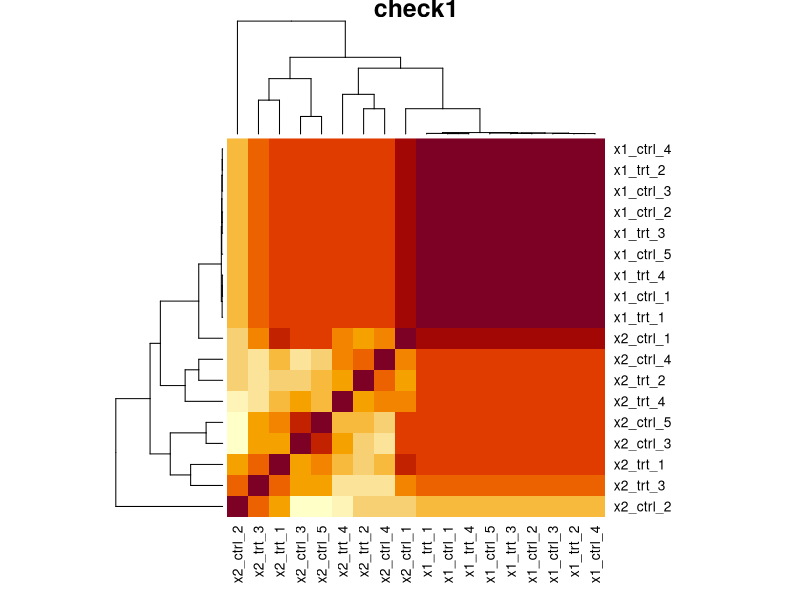
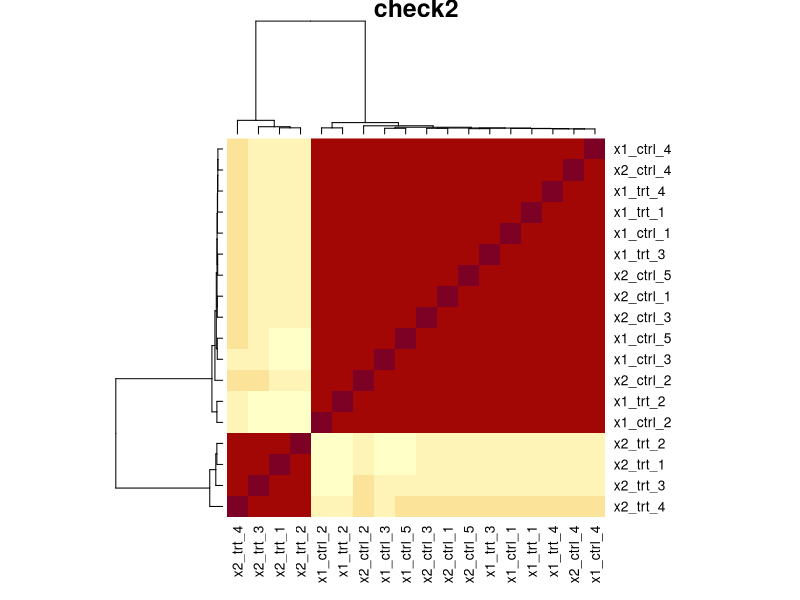
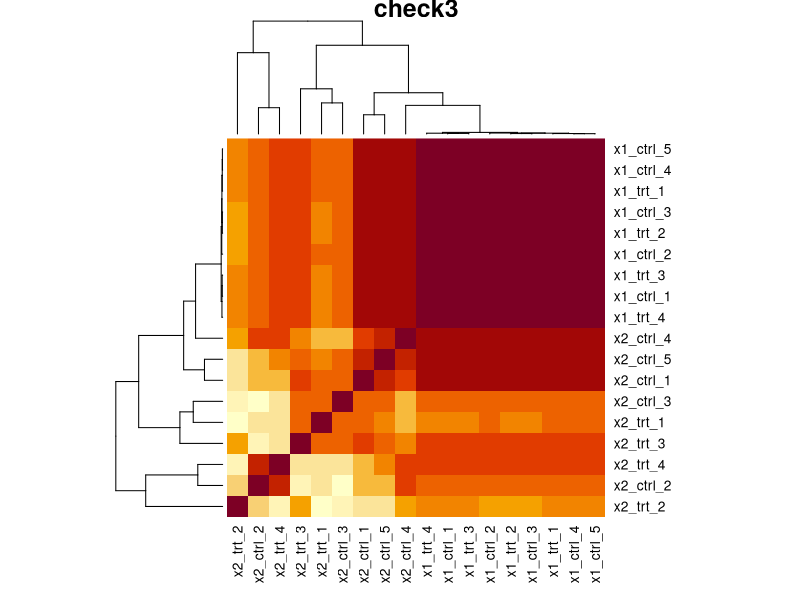

Source code (R) for these figures, in order: (Note: this script raises an error after producing the figures.)
library(edgeR)
library(tidyverse)
library(parallel)

#a is orig expression data
a<-read.table("start_data/ERR2539161/ERR2539161.se.tsv")

########################################
# simulate some gene exression data
########################################
#inputs=(a,N_REPS,SUM_COUNT,
simrna<-function(a,N_REPS,SUM_COUNT,VARIANCE,FRAC_DE,FC) {
#N_REPS=5 ; SUM_COUNT=10000000 ; VARIANCE=0.1 ; FRAC_DE=0.1 ; FC=3
df = NULL
for (k in paste0("data",1:(N_REPS*2)))  {
        b<-thinCounts(a,target.size=SUM_COUNT)
        colnames(b)=k
        df = cbind(df,b)
     }
#Number of differential genes
NDIF=round(nrow(df)*FRAC_DE)

if (VARIANCE>0) {
  #create some random values centred around 1 with some% error
  rand<-matrix(log2(rnorm(nrow(a)*N_REPS*2 , 2, VARIANCE)),ncol=N_REPS*2)
  #incorporate the noise
  df<-round(df*rand)
  #set any negative counts to zero
  df<-apply(df, 2, function(x) {ifelse(x < 0, 0, x)})
} 

if (NDIF>0) {
  message("prep fold changes")
  #Make even
  if ( NDIF%%2==1 ) { print("odd") ; NDIF=NDIF-1 }
  #sample DE genes
  DE_LIST<-sample(rownames(df) , NDIF)
  #split list in half
  UP_DE<-sample(DE_LIST,length(DE_LIST)/2)
  DN_DE<-setdiff(DE_LIST,UP_DE)
  #reformat as df and add fold change
  UP_DE<-as.data.frame(UP_DE)
  UP_DE$V1<-2^FC
  colnames(UP_DE)=c("Gene","FC")
  DN_DE<-as.data.frame(DN_DE)
  DN_DE$V1<-2^-FC
  colnames(DN_DE)=c("Gene","FC")
  ALL_DE<-rbind(DN_DE,UP_DE)
  #Go back to list for downstream work
  UP_DE<-UP_DE$Gene
  DN_DE<-DN_DE$Gene
  message("incorporate changes")
  df2<-merge(df,ALL_DE,by.x=0,by.y="Gene",all.x=T)
  df2[is.na(df2)] <- 1
  rownames(df2)<-df2$Row.names
  df2$Row.names=NULL
} else {
  df2<-as.data.frame( df )
  df2$FC<- 1
  UP_DE=NULL
  DN_DE=NULL
}
ODD_COLS=(2:(ncol(df2)-1))[c(TRUE,FALSE)]
EVEN_COLS=(2:(ncol(df2)-1))[c(FALSE,TRUE)]
controls<-df2[,ODD_COLS]
colnames(controls)=paste0( "ctrl_" ,1:ncol(controls) )
treatments<-round(df2[,EVEN_COLS]*df2$FC)
colnames(treatments)=paste0( "trt_" ,1:ncol(treatments) )
x<-cbind(controls,treatments)
rownames(x)=rownames(df2)
#filter out genes that are not expressed
x<- x[which(rowSums(x)/ncol(x)>10),]
UP_DE<-intersect(UP_DE,rownames(x))
DN_DE<-intersect(DN_DE,rownames(x))
xx <- list("x" = x, "UP_DE" = UP_DE, "DN_DE" = DN_DE )

xx
}
#simrna(a,N_REPS,SUM_COUNT,VARIANCE,FRAC_DE,FC)
#working examples
#xx<-simrna(a,5,10000000,0.2,20)  
#xxx<-lapply(list(a,a,a), simrna, 5, 10000000, 0.2, 20)
#xxx<-replicate(2,simrna(a,5,10000000,0.2,20))

#Thanks Gray Calhoun gcalhoun@iastate.edu for the following function
RepParallel <- function(n, expr, simplify = "array",...) {
      answer <-
        mclapply(integer(n), eval.parent(substitute(function(...) expr)),...)
      if (!identical(simplify, FALSE) && length(answer)) 
        return(simplify2array(answer, higher = (simplify == "array")))
      else return(answer)
    }
#xxx<-RepParallel(10,simrna(a,5,10000000,0.2,20), simplify=F, mc.cores = detectCores() )

#################################################
# define edgeR function
##################################################
edger<-function(y) {
res=NULL
label="simulate"
samplesheet<-as.data.frame(colnames(y))
colnames(samplesheet)="sample"
samplesheet$trt<-as.numeric(grepl("trt",colnames(y)))
design<-model.matrix(~samplesheet$trt)
rownames(design)=samplesheet$sample
y<-y[which(rowSums(y)/ncol(y)>=(10)),]
z<-DGEList(counts=y)
z<-calcNormFactors(z)
z<-estimateDisp(z, design,robust=TRUE,prior.df=1)
fit<-glmFit(z, design)
lrt<-glmLRT(fit)
dge<-as.data.frame(topTags(lrt,n=Inf))
dge$dispersion<-lrt$dispersion
dge<-merge(dge,lrt$fitted.values,by='row.names')
rownames(dge)=dge$Row.names
dge$Row.names=NULL
dge<-merge(dge,z$counts,by='row.names')
dge<-dge[order(dge$PValue),]
dge2<-subset(dge,FDR<0.05)

up_de<-dge2[which(dge2$logFC>1),1]
dn_de<-dge2[which(dge2$logFC<1),1]

res <- list("dge" = dge, "up_de" = up_de, "dn_de" = dn_de)
res
}

##################################
# aggregate script
##################################
agg_edger<-function(a,N_REPS,SUM_COUNT,VARIANCE,FRAC_DE,FC,SIMS) {
#N_REPS=5 ; SUM_COUNT=10000000 ; VARIANCE=0.3 ; FRAC_DE=0.2 ; FC=1 ; SIMS=10
xxx<-RepParallel(SIMS,simrna(a,N_REPS,SUM_COUNT,VARIANCE,FRAC_DE,FC), simplify=F, mc.cores = detectCores() )
dge<-mclapply( sapply(xxx,"[",1) , edger, mc.cores = detectCores() )
ups<-sapply(xxx,"[",2)
dns<-sapply(xxx,"[",3)
ups_edger<-sapply(dge,"[",2)
dns_edger<-sapply(dge,"[",3)
true_pos_up<-as.numeric(mapply( function(x,y) length(intersect(x,y)) , ups ,  ups_edger ))
true_pos_dn<-as.numeric(mapply( function(x,y) length(intersect(x,y)) , dns ,  dns_edger ))
true_pos<-true_pos_up+true_pos_dn
false_pos_up<-as.numeric(mapply( function(x,y) length(setdiff(x,y)) , ups_edger ,  ups ))
false_pos_dn<-as.numeric(mapply( function(x,y) length(setdiff(x,y)) , dns_edger , dns ))
false_pos<-false_pos_up+false_pos_dn
false_neg_up<-as.numeric(mapply( function(x,y) length(setdiff(x,y)) , ups ,  ups_edger ))
false_neg_dn<-as.numeric(mapply( function(x,y) length(setdiff(x,y)) , dns ,  dns_edger ))
false_neg<-false_neg_up+false_neg_dn
nrows<-as.numeric(lapply( sapply(xxx,"[",1 ), nrow))
true_neg<-nrows-(true_pos+false_pos+false_neg)
edger_res<-cbind(true_pos,false_pos,true_neg,false_neg)
edger_res
}
#res1<-agg_edger(a,N_REPS,SUM_COUNT,VARIANCE,FRAC_DE,FC,SIMS)


#sanity checks
pdf(file="sanity_check.pdf")
x1<-simrna(a,5,10000000,0,0,0)
colnames(x1$x)<-paste("x1",colnames(x1$x),sep="_")
x2<-simrna(a,5,10000000,1,0,0)
colnames(x2$x)<-paste("x2",colnames(x2$x),sep="_")
xx<-merge(x1$x,x2$x,by=0)
heatmap(cor(xx[,2:ncol(xx)]),scale="none",main="check1")

x1<-simrna(a,5,10000000,0,0,0)
colnames(x1$x)<-paste("x1",colnames(x1$x),sep="_")
x2<-simrna(a,5,10000000,0,0.1,1)
colnames(x2$x)<-paste("x2",colnames(x2$x),sep="_")
xx<-merge(x1$x,x2$x,by=0)
heatmap(cor(xx[,2:ncol(xx)]),scale="none",main="check2")

x1<-simrna(a,5,10000000,0,0,0)
colnames(x1$x)<-paste("x1",colnames(x1$x),sep="_")
x2<-simrna(a,5,10000000,1,0.1,1)
colnames(x2$x)<-paste("x2",colnames(x2$x),sep="_")
xx<-merge(x1$x,x2$x,by=0)
heatmap(cor(xx[,2:ncol(xx)]),scale="none",main="check3")
dev.off()

###############################################
# 10M reads
###############################################
# No DE just adding noise
res0<-agg_edger(a,5,10000000,0,   0,0,10)
res1<-agg_edger(a,5,10000000,0.2, 0,0,10)
res2<-agg_edger(a,5,10000000,0.4, 0,0,10)
res3<-agg_edger(a,5,10000000,0.6, 0,0,10)
res4<-agg_edger(a,5,10000000,0.8, 0,0,10)
res <- list("v0"=res0,"v0.2"=res1,"v0.4"=res2,"v0.6"=res3,"v0.8"=res4)
#lapply( res_0de , colMeans)
smm<-t(matrix(unlist(lapply( res , colMeans)),nrow=4))
colnames(smm)=c("true_pos","false_pos","true_neg","false_neg")
rownames(smm)=c("v0","v0.2","v0.4","v0.6","v0.8")
smm<-as.data.frame(smm)
smm$p<-smm$true_pos/(smm$true_pos+smm$false_pos)
smm$r<-smm$true_pos/(smm$true_pos+smm$false_neg)
smm$f<-2*smm$p*smm$r/(smm$p+smm$r)
smm_0de<-smm

res0<-agg_edger(a,5,10000000,0,   0.05,1,10)
res1<-agg_edger(a,5,10000000,0.2, 0.05,1,10)
res2<-agg_edger(a,5,10000000,0.4, 0.05,1,10)
res3<-agg_edger(a,5,10000000,0.6, 0.05,1,10)
res4<-agg_edger(a,5,10000000,0.8, 0.05,1,10)
res <- list("v0"=res0,"v0.2"=res1,"v0.4"=res2,"v0.6"=res3,"v0.8"=res4)
#lapply( res_0de , colMeans)
smm<-t(matrix(unlist(lapply( res , colMeans)),nrow=4))
colnames(smm)=c("true_pos","false_pos","true_neg","false_neg")
rownames(smm)=c("v0","v0.2","v0.4","v0.6","v0.8")
smm<-as.data.frame(smm)
smm$p<-smm$true_pos/(smm$true_pos+smm$false_pos)
smm$r<-smm$true_pos/(smm$true_pos+smm$false_neg)
smm$f<-2*smm$p*smm$r/(smm$p+smm$r)
smm_1de<-smm

res0<-agg_edger(a,5,10000000,0,   0.1,1,10)
res1<-agg_edger(a,5,10000000,0.2, 0.1,1,10)
res2<-agg_edger(a,5,10000000,0.4, 0.1,1,10)
res3<-agg_edger(a,5,10000000,0.6, 0.1,1,10)
res4<-agg_edger(a,5,10000000,0.8, 0.1,1,10)
res <- list("v0"=res0,"v0.2"=res1,"v0.4"=res2,"v0.6"=res3,"v0.8"=res4)
#lapply( res_0de , colMeans)
smm<-t(matrix(unlist(lapply( res , colMeans)),nrow=4))
colnames(smm)=c("true_pos","false_pos","true_neg","false_neg")
rownames(smm)=c("v0","v0.2","v0.4","v0.6","v0.8")
smm<-as.data.frame(smm)
smm$p<-smm$true_pos/(smm$true_pos+smm$false_pos)
smm$r<-smm$true_pos/(smm$true_pos+smm$false_neg)
smm$f<-2*smm$p*smm$r/(smm$p+smm$r)
smm_2de<-smm

res0<-agg_edger(a,5,10000000,0,   0.25,1,10)
res1<-agg_edger(a,5,10000000,0.2, 0.25,1,10)
res2<-agg_edger(a,5,10000000,0.4, 0.25,1,10)
res3<-agg_edger(a,5,10000000,0.6, 0.25,1,10)
res4<-agg_edger(a,5,10000000,0.8, 0.25,1,10)
res <- list("v0"=res0,"v0.2"=res1,"v0.4"=res2,"v0.6"=res3,"v0.8"=res4)
#lapply( res_0de , colMeans)
smm<-t(matrix(unlist(lapply( res , colMeans)),nrow=4))
colnames(smm)=c("true_pos","false_pos","true_neg","false_neg")
rownames(smm)=c("v0","v0.2","v0.4","v0.6","v0.8")
smm<-as.data.frame(smm)
smm$p<-smm$true_pos/(smm$true_pos+smm$false_pos)
smm$r<-smm$true_pos/(smm$true_pos+smm$false_neg)
smm$f<-2*smm$p*smm$r/(smm$p+smm$r)
smm_3de<-smm

smm_10m <- list("smm_0de"=smm_0de,"smm_1de"=smm_1de,"smm_2de"=smm_2de,"smm_3de"=smm_3de)
save.image(file="simde.RData")

pdf(file="10Mreads.pdf")
par(mfrow=c(2,4))

barplot(prop.table(as.matrix(t(apply(smm_0de[,1:4],2,rev))),2),las=1,
 ylab="Added noise",horiz=T,xlab="Gene proportion",main="10M reads no DGEs",
 legend.text = TRUE,args.legend=list(x="topright",bty="n",inset=c(-0.05, 0)))

barplot(prop.table(as.matrix(t(apply(smm_1de[,1:4],2,rev))),2),las=1,
 ylab="Added noise",horiz=T,xlab="Gene proportion",main="10M reads 5% DGEs",
 legend.text = FALSE,args.legend=list(x="topright",bty="n",inset=c(-0.05, 0)))

barplot(prop.table(as.matrix(t(apply(smm_2de[,1:4],2,rev))),2),las=1,
 ylab="Added noise",horiz=T,xlab="Gene proportion",main="10M reads 10% DGEs",
 legend.text = FALSE,args.legend=list(x="topright",bty="n",inset=c(-0.05, 0)))

barplot(prop.table(as.matrix(t( apply(smm_3de[,1:4],2,rev) )),2),las=1,
 ylab="Added noise",horiz=T,xlab="Gene proportion",main="10M reads 25% DGEs",
 legend.text = FALSE,args.legend=list(x="topright",bty="n",inset=c(-0.05, 0)))

dotchart(rev(smm_0de$f),pch=19,labels=rev(rownames(smm)),xlim=c(0,1),main="10M reads no DGEs")
legend("topright", pch = c(19,19,19), col = c("black", "red", "blue"),legend = c("F1","p","r"))
points(rev(smm_0de$p),1:5,pch=19,col="red")
points(rev(smm_0de$r),1:5,pch=19,col="blue")
points(rev(smm_0de$f),1:5,pch=19,col="black")

dotchart(rev(smm_1de$f),pch=19,labels=rev(rownames(smm)),xlim=c(0,1),main="10M reads 5% DGEs")
#legend("topright", pch = c(19,19,19), col = c("black", "red", "blue"),legend = c("F1","p","r"))
points(rev(smm_1de$p),1:5,pch=19,col="red")
points(rev(smm_1de$r),1:5,pch=19,col="blue")
points(rev(smm_1de$f),1:5,pch=19,col="black")

dotchart(rev(smm_2de$f),pch=19,labels=rev(rownames(smm)),xlim=c(0,1),main="10M reads 10% DGEs")
#legend("topright", pch = c(19,19,19), col = c("black", "red", "blue"),legend = c("F1","p","r"))
points(rev(smm_2de$p),1:5,pch=19,col="red")
points(rev(smm_2de$r),1:5,pch=19,col="blue")
points(rev(smm_2de$f),1:5,pch=19,col="black")

dotchart(rev(smm_3de$f),pch=19,labels=rev(rownames(smm)),xlim=c(0,1),main="10M reads 25% DGEs")
#legend("topright", pch = c(19,19,19), col = c("black", "red", "blue"),legend = c("F1","p","r"))
points(rev(smm_3de$p),1:5,pch=19,col="red")
points(rev(smm_3de$r),1:5,pch=19,col="blue")
points(rev(smm_3de$f),1:5,pch=19,col="black")

dev.off()

###############################################
# 100M reads
###############################################

# No DE just adding noise
res0<-agg_edger(a,5,100000000,0,   0,0,10)
res1<-agg_edger(a,5,100000000,0.2, 0,0,10)
res2<-agg_edger(a,5,100000000,0.4, 0,0,10)
res3<-agg_edger(a,5,100000000,0.6, 0,0,10)
res4<-agg_edger(a,5,100000000,0.8, 0,0,10)
res <- list("v0"=res0,"v0.2"=res1,"v0.4"=res2,"v0.6"=res3,"v0.8"=res4)
#lapply( res_0de , colMeans)
smm<-t(matrix(unlist(lapply( res , colMeans)),nrow=4))
colnames(smm)=c("true_pos","false_pos","true_neg","false_neg")
rownames(smm)=c("v0","v0.2","v0.4","v0.6","v0.8")
smm<-as.data.frame(smm)
smm$p<-smm$true_pos/(smm$true_pos+smm$false_pos)
smm$r<-smm$true_pos/(smm$true_pos+smm$false_neg)
smm$f<-2*smm$p*smm$r/(smm$p+smm$r)
smm_0de<-smm

res0<-agg_edger(a,5,100000000,0,   0.05,1,10)
res1<-agg_edger(a,5,100000000,0.2, 0.05,1,10)
res2<-agg_edger(a,5,100000000,0.4, 0.05,1,10)
res3<-agg_edger(a,5,100000000,0.6, 0.05,1,10)
res4<-agg_edger(a,5,100000000,0.8, 0.05,1,10)
res <- list("v0"=res0,"v0.2"=res1,"v0.4"=res2,"v0.6"=res3,"v0.8"=res4)
smm<-t(matrix(unlist(lapply( res , colMeans)),nrow=4))
colnames(smm)=c("true_pos","false_pos","true_neg","false_neg")
rownames(smm)=c("v0","v0.2","v0.4","v0.6","v0.8")
smm<-as.data.frame(smm)
smm$p<-smm$true_pos/(smm$true_pos+smm$false_pos)
smm$r<-smm$true_pos/(smm$true_pos+smm$false_neg)
smm$f<-2*smm$p*smm$r/(smm$p+smm$r)
smm_1de<-smm

res0<-agg_edger(a,5,100000000,0,   0.1,1,10)
res1<-agg_edger(a,5,100000000,0.2, 0.1,1,10)
res2<-agg_edger(a,5,100000000,0.4, 0.1,1,10)
res3<-agg_edger(a,5,100000000,0.6, 0.1,1,10)
res4<-agg_edger(a,5,100000000,0.8, 0.1,1,10)
res <- list("v0"=res0,"v0.2"=res1,"v0.4"=res2,"v0.6"=res3,"v0.8"=res4)
smm<-t(matrix(unlist(lapply( res , colMeans)),nrow=4))
colnames(smm)=c("true_pos","false_pos","true_neg","false_neg")
rownames(smm)=c("v0","v0.2","v0.4","v0.6","v0.8")
smm<-as.data.frame(smm)
smm$p<-smm$true_pos/(smm$true_pos+smm$false_pos)
smm$r<-smm$true_pos/(smm$true_pos+smm$false_neg)
smm$f<-2*smm$p*smm$r/(smm$p+smm$r)
smm_2de<-smm

res0<-agg_edger(a,5,100000000,0,   0.25,1,10)
res1<-agg_edger(a,5,100000000,0.2, 0.25,1,10)
res2<-agg_edger(a,5,100000000,0.4, 0.25,1,10)
res3<-agg_edger(a,5,100000000,0.6, 0.25,1,10)
res4<-agg_edger(a,5,100000000,0.8, 0.25,1,10)
res <- list("v0"=res0,"v0.2"=res1,"v0.4"=res2,"v0.6"=res3,"v0.8"=res4)
smm<-t(matrix(unlist(lapply( res , colMeans)),nrow=4))
colnames(smm)=c("true_pos","false_pos","true_neg","false_neg")
rownames(smm)=c("v0","v0.2","v0.4","v0.6","v0.8")
smm<-as.data.frame(smm)
smm$p<-smm$true_pos/(smm$true_pos+smm$false_pos)
smm$r<-smm$true_pos/(smm$true_pos+smm$false_neg)
smm$f<-2*smm$p*smm$r/(smm$p+smm$r)
smm_3de<-smm

smm_100m <- list("smm_0de"=smm_0de,"smm_1de"=smm_1de,"smm_2de"=smm_2de,"smm_3de"=smm_3de)
save.image(file="simde.RData")

pdf(file="100Mreads.pdf")
par(mfrow=c(2,4))

barplot(prop.table(as.matrix(t(apply(smm_0de[,1:4],2,rev))),2),las=1,
 ylab="Added noise",horiz=T,xlab="Gene proportion",main="100M reads no DGEs",
 legend.text = TRUE,args.legend=list(x="topright",bty="n",inset=c(-0.05, 0)))

barplot(prop.table(as.matrix(t(apply(smm_1de[,1:4],2,rev))),2),las=1,
 ylab="Added noise",horiz=T,xlab="Gene proportion",main="100M reads 5% DGEs",
 legend.text = FALSE,args.legend=list(x="topright",bty="n",inset=c(-0.05, 0)))


barplot(prop.table(as.matrix(t(apply(smm_2de[,1:4],2,rev))),2),las=1,
 ylab="Added noise",horiz=T,xlab="Gene proportion",main="100M reads 10% DGEs",
 legend.text = FALSE,args.legend=list(x="topright",bty="n",inset=c(-0.05, 0)))

barplot(prop.table(as.matrix(t( apply(smm_3de[,1:4],2,rev) )),2),las=1,
 ylab="Added noise",horiz=T,xlab="Gene proportion",main="100M reads 25% DGEs",
 legend.text = FALSE,args.legend=list(x="topright",bty="n",inset=c(-0.05, 0)))

dotchart(rev(smm_0de$f),pch=19,labels=rev(rownames(smm)),xlim=c(0,1),main="100M reads no DGEs")
legend("topright", pch = c(19,19,19), col = c("black", "red", "blue"),legend = c("F1","p","r"))
points(rev(smm_0de$p),1:5,pch=19,col="red")
points(rev(smm_0de$r),1:5,pch=19,col="blue")
points(rev(smm_0de$f),1:5,pch=19,col="black")

dotchart(rev(smm_1de$f),pch=19,labels=rev(rownames(smm)),xlim=c(0,1),main="100M reads 5% DGEs")
#legend("topright", pch = c(19,19,19), col = c("black", "red", "blue"),legend = c("F1","p","r"))
points(rev(smm_1de$p),1:5,pch=19,col="red")
points(rev(smm_1de$r),1:5,pch=19,col="blue")
points(rev(smm_1de$f),1:5,pch=19,col="black")

dotchart(rev(smm_2de$f),pch=19,labels=rev(rownames(smm)),xlim=c(0,1),main="100M reads 10% DGEs")
#legend("topright", pch = c(19,19,19), col = c("black", "red", "blue"),legend = c("F1","p","r"))
points(rev(smm_2de$p),1:5,pch=19,col="red")
points(rev(smm_2de$r),1:5,pch=19,col="blue")
points(rev(smm_2de$f),1:5,pch=19,col="black")

dotchart(rev(smm_3de$f),pch=19,labels=rev(rownames(smm)),xlim=c(0,1),main="100M reads 25% DGEs")
#legend("topright", pch = c(19,19,19), col = c("black", "red", "blue"),legend = c("F1","p","r"))
points(rev(smm_3de$p),1:5,pch=19,col="red")
points(rev(smm_3de$r),1:5,pch=19,col="blue")
points(rev(smm_3de$f),1:5,pch=19,col="black")

dev.off()

###############################################
# 366995911 reads
###############################################

# No DE just adding noise
res0<-agg_edger(a,5,366995911,0,   0,0,10)
res1<-agg_edger(a,5,366995911,0.2, 0,0,10)
res2<-agg_edger(a,5,366995911,0.4, 0,0,10)
res3<-agg_edger(a,5,366995911,0.6, 0,0,10)
res4<-agg_edger(a,5,366995911,0.8, 0,0,10)
res <- list("v0"=res0,"v0.2"=res1,"v0.4"=res2,"v0.6"=res3,"v0.8"=res4)
#lapply( res_0de , colMeans)
smm<-t(matrix(unlist(lapply( res , colMeans)),nrow=4))
colnames(smm)=c("true_pos","false_pos","true_neg","false_neg")
rownames(smm)=c("v0","v0.2","v0.4","v0.6","v0.8")
smm<-as.data.frame(smm)
smm$p<-smm$true_pos/(smm$true_pos+smm$false_pos)
smm$r<-smm$true_pos/(smm$true_pos+smm$false_neg)
smm$f<-2*smm$p*smm$r/(smm$p+smm$r)
smm_0de<-smm

res0<-agg_edger(a,5,366995911,0,   0.05,1,10)
res1<-agg_edger(a,5,366995911,0.2, 0.05,1,10)
res2<-agg_edger(a,5,366995911,0.4, 0.05,1,10)
res3<-agg_edger(a,5,366995911,0.6, 0.05,1,10)
res4<-agg_edger(a,5,366995911,0.8, 0.05,1,10)
res <- list("v0"=res0,"v0.2"=res1,"v0.4"=res2,"v0.6"=res3,"v0.8"=res4)
smm<-t(matrix(unlist(lapply( res , colMeans)),nrow=4))
colnames(smm)=c("true_pos","false_pos","true_neg","false_neg")
rownames(smm)=c("v0","v0.2","v0.4","v0.6","v0.8")
smm<-as.data.frame(smm)
smm$p<-smm$true_pos/(smm$true_pos+smm$false_pos)
smm$r<-smm$true_pos/(smm$true_pos+smm$false_neg)
smm$f<-2*smm$p*smm$r/(smm$p+smm$r)
smm_1de<-smm

res0<-agg_edger(a,5,366995911,0,   0.1,1,10)
res1<-agg_edger(a,5,366995911,0.2, 0.1,1,10)
res2<-agg_edger(a,5,366995911,0.4, 0.1,1,10)
res3<-agg_edger(a,5,366995911,0.6, 0.1,1,10)
res4<-agg_edger(a,5,366995911,0.8, 0.1,1,10)
res <- list("v0"=res0,"v0.2"=res1,"v0.4"=res2,"v0.6"=res3,"v0.8"=res4)
smm<-t(matrix(unlist(lapply( res , colMeans)),nrow=4))
colnames(smm)=c("true_pos","false_pos","true_neg","false_neg")
rownames(smm)=c("v0","v0.2","v0.4","v0.6","v0.8")
smm<-as.data.frame(smm)
smm$p<-smm$true_pos/(smm$true_pos+smm$false_pos)
smm$r<-smm$true_pos/(smm$true_pos+smm$false_neg)
smm$f<-2*smm$p*smm$r/(smm$p+smm$r)
smm_2de<-smm

res0<-agg_edger(a,5,366995911,0,   0.25,1,10)
res1<-agg_edger(a,5,366995911,0.2, 0.25,1,10)
res2<-agg_edger(a,5,366995911,0.4, 0.25,1,10)
res3<-agg_edger(a,5,366995911,0.6, 0.25,1,10)
res4<-agg_edger(a,5,366995911,0.8, 0.25,1,10)
res <- list("v0"=res0,"v0.2"=res1,"v0.4"=res2,"v0.6"=res3,"v0.8"=res4)
smm<-t(matrix(unlist(lapply( res , colMeans)),nrow=4))
colnames(smm)=c("true_pos","false_pos","true_neg","false_neg")
rownames(smm)=c("v0","v0.2","v0.4","v0.6","v0.8")
smm<-as.data.frame(smm)
smm$p<-smm$true_pos/(smm$true_pos+smm$false_pos)
smm$r<-smm$true_pos/(smm$true_pos+smm$false_neg)
smm$f<-2*smm$p*smm$r/(smm$p+smm$r)
smm_3de<-smm

smm_367m <- list("smm_0de"=smm_0de,"smm_1de"=smm_1de,"smm_2de"=smm_2de,"smm_3de"=smm_3de)
save.image(file="simde.RData")

pdf(file="367Mreads.pdf")
par(mfrow=c(2,4))

barplot(prop.table(as.matrix(t(apply(smm_0de[,1:4],2,rev))),2),las=1,
 ylab="Added noise",horiz=T,xlab="Gene proportion",main="367M reads no DGEs",
 legend.text = TRUE,args.legend=list(x="topright",bty="n",inset=c(-0.05, 0)))

barplot(prop.table(as.matrix(t(apply(smm_1de[,1:4],2,rev))),2),las=1,
 ylab="Added noise",horiz=T,xlab="Gene proportion",main="367M reads 5% DGEs",
 legend.text = FALSE,args.legend=list(x="topright",bty="n",inset=c(-0.05, 0)))


barplot(prop.table(as.matrix(t(apply(smm_2de[,1:4],2,rev))),2),las=1,
 ylab="Added noise",horiz=T,xlab="Gene proportion",main="367M reads 10% DGEs",
 legend.text = FALSE,args.legend=list(x="topright",bty="n",inset=c(-0.05, 0)))

barplot(prop.table(as.matrix(t( apply(smm_3de[,1:4],2,rev) )),2),las=1,
 ylab="Added noise",horiz=T,xlab="Gene proportion",main="367M reads 25% DGEs",
 legend.text = FALSE,args.legend=list(x="topright",bty="n",inset=c(-0.05, 0)))

dotchart(rev(smm_0de$f),pch=19,labels=rev(rownames(smm)),xlim=c(0,1),main="367M reads no DGEs")
legend("topright", pch = c(19,19,19), col = c("black", "red", "blue"),legend = c("F1","p","r"))
points(rev(smm_0de$p),1:5,pch=19,col="red")
points(rev(smm_0de$r),1:5,pch=19,col="blue")
points(rev(smm_0de$f),1:5,pch=19,col="black")

dotchart(rev(smm_1de$f),pch=19,labels=rev(rownames(smm)),xlim=c(0,1),main="367M reads 5% DGEs")
#legend("topright", pch = c(19,19,19), col = c("black", "red", "blue"),legend = c("F1","p","r"))
points(rev(smm_1de$p),1:5,pch=19,col="red")
points(rev(smm_1de$r),1:5,pch=19,col="blue")
points(rev(smm_1de$f),1:5,pch=19,col="black")

dotchart(rev(smm_2de$f),pch=19,labels=rev(rownames(smm)),xlim=c(0,1),main="367M reads 10% DGEs")
#legend("topright", pch = c(19,19,19), col = c("black", "red", "blue"),legend = c("F1","p","r"))
points(rev(smm_2de$p),1:5,pch=19,col="red")
points(rev(smm_2de$r),1:5,pch=19,col="blue")
points(rev(smm_2de$f),1:5,pch=19,col="black")

dotchart(rev(smm_3de$f),pch=19,labels=rev(rownames(smm)),xlim=c(0,1),main="36M reads 25% DGEs")
#legend("topright", pch = c(19,19,19), col = c("black", "red", "blue"),legend = c("F1","p","r"))
points(rev(smm_3de$p),1:5,pch=19,col="red")
points(rev(smm_3de$r),1:5,pch=19,col="blue")
points(rev(smm_3de$f),1:5,pch=19,col="black")

dev.off()

save.image(file="simde.RData")
